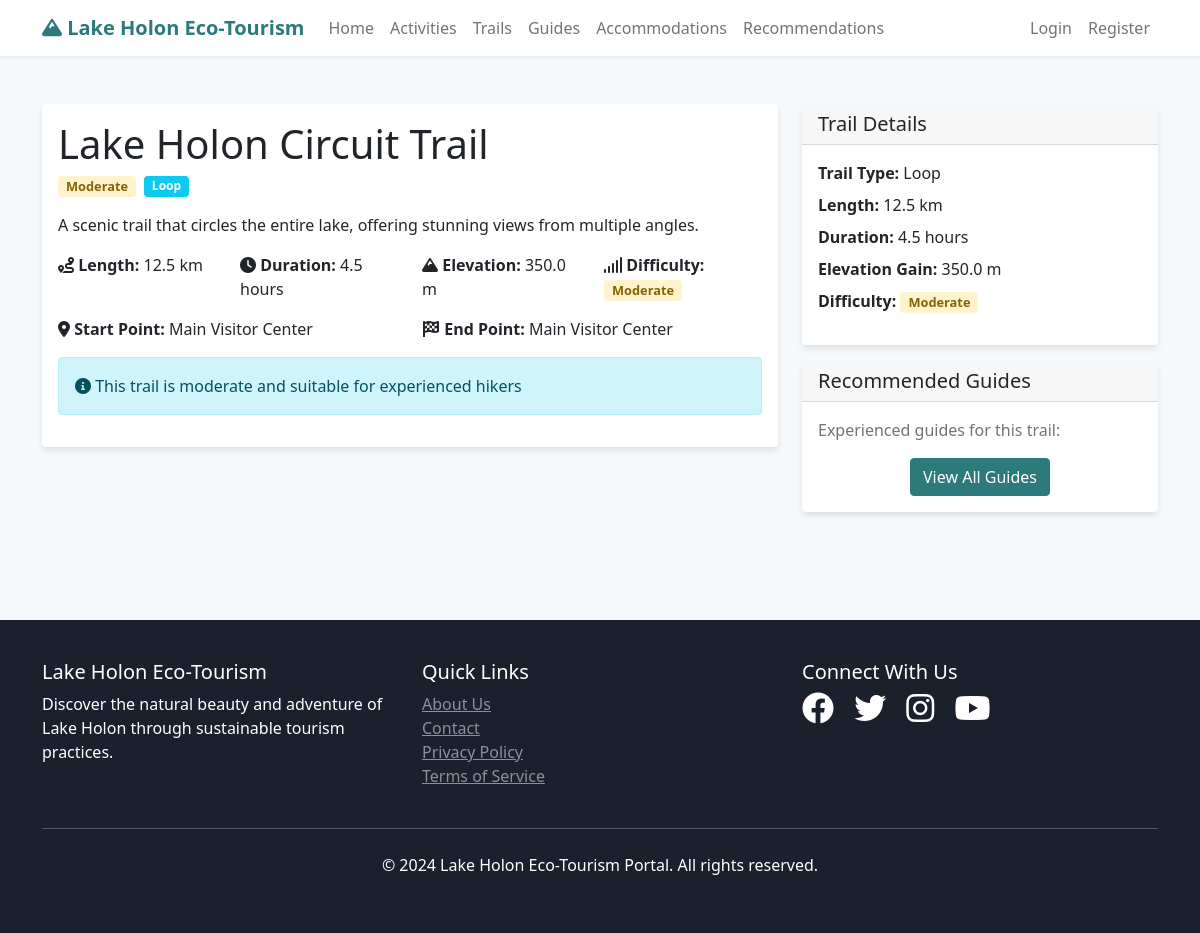
The page /trail/1 on the database its author committed.
### app/models.py (models this page shows, shortened)
class Trail(db.Model):
    id = db.Column(db.Integer, primary_key=True)
    name = db.Column(db.String(100), nullable=False)
    description = db.Column(db.Text, nullable=False)
    difficulty = db.Column(db.String(20), nullable=False)
    length_km = db.Column(db.Float, nullable=False)
    estimated_duration = db.Column(db.Float, nullable=False)
    elevation_gain = db.Column(db.Float)
    trail_type = db.Column(db.String(50))  # loop, out-and-back, point-to-point
    start_point = db.Column(db.String(200))
    end_point = db.Column(db.String(200))
    is_active = db.Column(db.Boolean, default=True)
    created_at = db.Column(db.DateTime, default=datetime.utcnow)

### app/main/routes.py (the view)
@bp.route('/trail/<int:id>')
def trail_detail(id):
    trail = Trail.query.get_or_404(id)
    return render_template('main/trail_detail.html', trail=trail)

### app/templates/main/trail_detail.html (shortened to what this page needs)
{% extends "base.html" %}
{% block content %}
<div class="container py-5">
    <div class="row">
        <div class="col-lg-8">
            <div class="card">
                <div class="card-body">
                    <h1 class="card-title">{{ trail.name }}</h1>
                    <div class="d-flex align-items-center mb-3">
                        <span class="badge difficulty-badge difficulty-{{ trail.difficulty }} me-2">{{ trail.difficulty.title() }}</span>
                        <span class="badge bg-info me-2">{{ trail.trail_type.title() }}</span>
                    </div>
                    <p class="card-text">{{ trail.description }}</p>
                    <div class="row mb-3">
                        <div class="col-md-3">
                            <strong><i class="fas fa-route"></i> Length:</strong> {{ trail.length_km }} km
                        </div>
                        <div class="col-md-3">
                            <strong><i class="fas fa-clock"></i> Duration:</strong> {{ trail.estimated_duration }} hours
                        </div>
                        {% if trail.elevation_gain %}
                        <div class="col-md-3">
                            <strong><i class="fas fa-mountain"></i> Elevation:</strong> {{ trail.elevation_gain }} m
                        </div>
                        {% endif %}
                        <div class="col-md-3">
                            <strong><i class="fas fa-signal"></i> Difficulty:</strong>
                            <span class="badge difficulty-badge difficulty-{{ trail.difficulty }}">{{ trail.difficulty.title() }}</span>
                        </div>
                    </div>
                    {% if trail.start_point and trail.end_point %}
                    <div class="row mb-3">
                        <div class="col-md-6">
                            <strong><i class="fas fa-map-marker-alt"></i> Start Point:</strong> {{ trail.start_point }}
                        </div>
                        <div class="col-md-6">
                            <strong><i class="fas fa-flag-checkered"></i> End Point:</strong> {{ trail.end_point }}
                        </div>
                    </div>
                    {% endif %}
                    <div class="alert alert-info">
                        <i class="fas fa-info-circle"></i> This trail is {{ trail.difficulty }} and suitable for
                        {% if trail.difficulty == 'moderate' %}experienced hikers{% endif %}
                    </div>
                </div>
            </div>
        </div>
        <div class="col-lg-4">
            <div class="card">
                <div class="card-header">
                    <h5 class="mb-0">Trail Details</h5>
                </div>
                <div class="card-body">
                    <ul class="list-unstyled">
                        <li class="mb-2">
                            <strong>Trail Type:</strong> {{ trail.trail_type.title() }}
                        </li>
                        <li class="mb-2">
                            <strong>Length:</strong> {{ trail.length_km }} km
                        </li>
                        <li class="mb-2">
                            <strong>Duration:</strong> {{ trail.estimated_duration }} hours
                        </li>
                        {% if trail.elevation_gain %}
                        <li class="mb-2">
                            <strong>Elevation Gain:</strong> {{ trail.elevation_gain }} m
                        </li>
                        {% endif %}
                        <li class="mb-2">
                            <strong>Difficulty:</strong>
                            <span class="badge difficulty-badge difficulty-{{ trail.difficulty }}">{{ trail.difficulty.title() }}</span>
                        </li>
                    </ul>
                </div>
            </div>
            <div class="card mt-3">
                <div class="card-header">
                    <h5 class="mb-0">Recommended Guides</h5>
                </div>
                <div class="card-body">
                    <p class="text-muted">Experienced guides for this trail:</p>
                    <div class="text-center">
                        <a href="{{ url_for('main.guides') }}" class="btn btn-primary">View All Guides</a>
                    </div>
                </div>
            </div>
        </div>
    </div>
</div>
{% endblock %}

### app/templates/base.html (style rules this page uses)
:root { --primary-color: #2c7a7b; --secondary-color: #38b2ac; --accent-color: #81e6d9; --dark-color: #1a202c; --light-color: #f7fafc; }
body { font-family: 'Segoe UI', Tahoma, Geneva, Verdana, sans-serif; background-color: var(--light-color); }
.btn-primary { background-color: var(--primary-color); border-color: var(--primary-color); }
.card { border: none; box-shadow: 0 4px 6px rgba(0, 0, 0, 0.1); transition: transform 0.3s ease, box-shadow 0.3s ease; }
.difficulty-badge { font-size: 0.8rem; padding: 0.25rem 0.5rem; }
.difficulty-moderate { background-color: #fff3cd; color: #856404; }

### rows shown on the page
Trail: name "Lake Holon Circuit Trail", difficulty "Moderate", trail_type "Loop", description "A scenic trail that circles the entire lake, offering stunning views from multiple angles.", length_km "12.5", estimated_duration "4.5", elevation_gain "350.0", start_point "Main Visitor Center", end_point "Main Visitor Center", difficulty "moderate"
